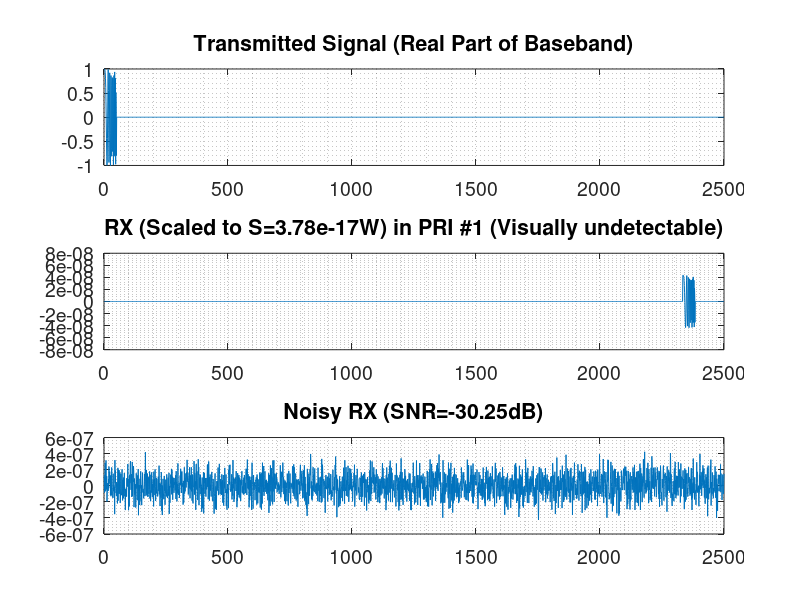
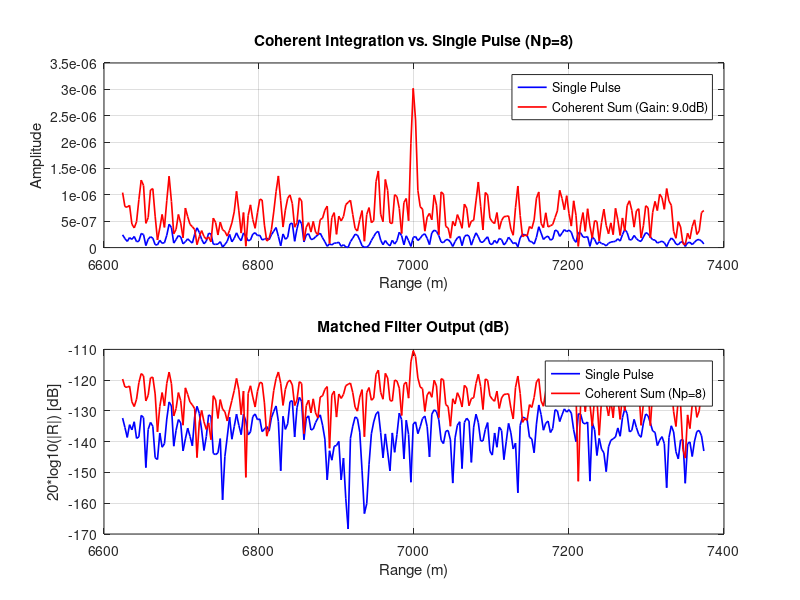

Write MATLAB code to recreate these figures, in order.
function Correlation()
    close all;
    pkg load signal;
    clc;

    % =================================================================
    % 1. DEFINE RADAR and TARGET PARAMETERS (PHYSICAL & SYSTEM)
    % =================================================================
    c = 3e8;                                % light speed (m/s)
    T = 1e-6;                               % Pulse duration (s)
    fs = 50e6;                              % Sampling frequency (Hz)
    f_c = 10e9;                             % Carrier frequency (10 GHz - X-band)

    % --- MEDIUM RANGE PARAMETERS ---
    PRI = 50e-6;                            % PRI for max range 7.5 km
    target_dist = 7000;                     % Target at 7030 m (Multiple of 3m res.)

    % --- System & Target Physical Parameters (RADAR Range Equation) ---
    % Pt adjusted for a Single-Pulse SNR_in ~ -17 dB at 7 km
    Pt = 100.00;                            % FINAL Pt: 160 W, Realistic Medium Power
    G_dB = 20;                              % Antenna Gain (dBi)
    G = 10^(G_dB / 10);                     % Antenna Gain (unitless)
    lambda = c / f_c;                       % Wavelength (m)
    sigma = 1;                              % Target RCS (m^2)
    B = 1/T;                                % Receiver Bandwidth (Hz, Matched Filter)
    F = 2;                                  % Noise Figure (Unitless, approx 3 dB)
    L = 5;                                  % System Loss Factor (Unitless, approx 7 dB)

    % Constants
    k = 1.380649e-23;                       % Boltzmann's Constant (J/K)
    T0 = 290;                               % Standard Noise Temperature (K)

    % Integration
    Np = 8;                                 % <<< Set to 1 for UNDETECTABLE, then 100 for SUCCESS >>>

    % --- Practical Noise Components ---
    f_ripple = 120;
    V_ripple_rms = 5e-7;
    R_ref = 50;
    P_ripple = V_ripple_rms^2 / R_ref;

    % =================================================================
    % 2. TX SIGNAL GENERATION (COMPLEX BASEBAND)
    % =================================================================
    Ns = round(PRI*fs);                     % Samples per PRI (2500 samples)
    N = round(T * fs);                      % Pulse samples (N=50, MF Gain is 16.99 dB)
    t_pulse = (0:N-1)/fs;
    B_chirp = 20e6;                         % Chirp bandwidth (20 MHz ??? ~7.5 m range resolution)
    k_chirp = B_chirp / T;                  % Chirp rate
    tx_signal_bb = exp(1i * pi * k_chirp * 1 * t_pulse.^2);   % LFM chirp

    TX = zeros(Ns, Np);
    for p = 1:Np
        TX(1:N, p) = tx_signal_bb;
    end

    s1 = subplot(3,1,1);
    plot(real(TX(:,1)));
    set( s1, 'title', 'Transmitted Signal (Real Part of Baseband)' , 'fontsize', 14);
    grid minor on;

    % =================================================================
    % 3. RX SIGNAL GENERATION & SCALING
    % =================================================================

    time_delay = 2 * target_dist / c;
    d = round(time_delay * fs);

    % --- Calculate Single-Pulse SNR using RADAR Range Equation ---
    R = target_dist;
    Denominator_Loss = (4 * pi)^3 * R^4 * L;
    S_watts = (Pt * G^2 * lambda^2 * sigma) / Denominator_Loss;

    N_thermal_watts = k * T0 * B * F * L;

    SNR_single_ratio = S_watts / N_thermal_watts;
    SNR_single_dB = 10 * log10(SNR_single_ratio);

    fprintf(' Gain of TX/RX antenna and Calculated System Parameters (R=%.0fm):\n', R);
    fprintf(' Antenna gain for both TX & RX: %d dBi\n', G_dB);
    fprintf('  - Pt: %.2f W, MF Gain: %.2f dB\n', Pt, 10*log10(N));
    fprintf('  - Single-Pulse SNR (Theoretical): %.2f dB\n', SNR_single_dB);
    fprintf('  - S_watts: %.2e W, N_thermal: %.2e W\n', S_watts, N_thermal_watts);

    % --- Calculate Noise Standard Deviations ---
    sigma_n_thermal = sqrt(N_thermal_watts / 2);
    sigma_n_ripple = sqrt(P_ripple / 2);

    % --- RX matrix: delayed copy per pulse (Complex) ---
    RX_ideal = zeros(Ns, Np); % <<< FIXED: Initialized RX_ideal here >>>
    for p = 1:Np
        if d+N-1 <= Ns
            RX_ideal(d+1:d+N, p) = tx_signal_bb;
        end
    end

    % --- Scale the IDEAL RX signal to match the required S_watts ---
    % Note: RX_ideal is now defined from line 84
    P_ideal_current = mean(abs(RX_ideal(:)).^2);
    scale_factor = sqrt(S_watts / P_ideal_current);
    RX_scaled = RX_ideal * scale_factor;

    s2 = subplot(3,1,2);
    plot(real(RX_scaled(:,1)));
    grid minor on;
    set(s2, 'title', sprintf('RX (Scaled to S=%.2eW) in PRI #1 (Visually undetectable)', S_watts) , 'fontsize', 14);


    % 4. Add AWGN and Ripple Noise

    noise_thermal = sigma_n_thermal * (randn(size(RX_scaled)) + 1i * randn(size(RX_scaled)));

    t_full = (0:Ns*Np-1)/fs;
    ripple_i = sigma_n_ripple * sin(2*pi*f_ripple*t_full);
    ripple_q = sigma_n_ripple * cos(2*pi*f_ripple*t_full);
    noise_ripple_full = (ripple_i + 1i * ripple_q).';
    noise_ripple = reshape(noise_ripple_full, Ns, Np);

    noisy_rx_sig = RX_scaled + noise_thermal + noise_ripple;

    s3 = subplot(3,1,3);
    plot(real(noisy_rx_sig(:,1)));
    grid minor on;
    set( s3, 'title', sprintf('Noisy RX (SNR=%.2fdB)', SNR_single_dB) , 'fontsize', 14);

    % =================================================================
    % 5. MATCHED FILTERING & COHERENT INTEGRATION
    % =================================================================

    h = conj(fliplr(tx_signal_bb)) / norm(tx_signal_bb);
    MF = zeros(Ns+N-1, Np);
    for p = 1:Np
        MF(:, p) = conv(noisy_rx_sig(:, p), h);
    end

    expected_conv_idx = d + N;
    half_win = round(2.5 * N);
    win_idx = max(1, expected_conv_idx - half_win) : min(size(MF,1), expected_conv_idx + half_win);
    coherent_sum = sum(MF(win_idx, :), 2);

    lag_samples_vec = win_idx - N;
    lag_axis_s = lag_samples_vec / fs;
    range_axis = (lag_axis_s * c) / 2;

    single_pulse_result = MF(win_idx, 1);

    % =================================================================
    % 6. PLOTTING & DIAGNOSTICS
    % =================================================================

    figure('Name', sprintf('Integration Comparison (Np=%d, SNR=%.2fdB)', Np, SNR_single_dB));

    s_comp = subplot(2,1,1);
    plot(range_axis, abs(single_pulse_result), 'b', 'LineWidth', 1.2);
    hold on;
    plot(range_axis, abs(coherent_sum), 'r', 'LineWidth', 1.2);
    title(sprintf('Coherent Integration vs. Single Pulse (Np=%d)', Np));
    xlabel('Range (m)');
    ylabel('Amplitude');
    legend('Single Pulse', sprintf('Coherent Sum (Gain: %.1fdB)', 10*log10(Np)));
    grid on;

    s_db = subplot(2,1,2);
    plot(range_axis, 20*log10(abs(single_pulse_result)+eps), 'b', 'LineWidth', 1.2);
    hold on;
    plot(range_axis, 20*log10(abs(coherent_sum)+eps), 'r', 'LineWidth', 1.2);
    title('Matched Filter Output (dB)');
    xlabel('Range (m)');
    ylabel('20*log10(|R|) [dB]');
    legend('Single Pulse', sprintf('Coherent Sum (Np=%d)', Np));
    grid on;

    % --- compute observed SNR ---
    [peak_val_single, ~] = max(abs(single_pulse_result));
    [peak_val_coherent, peak_idx] = max(abs(coherent_sum));

    len_cs = length(coherent_sum);
    noise_region = 1 : max(1, peak_idx - round(3*N));

    if isempty(noise_region) || length(noise_region) < 10
        noise_region = [1:round(0.2*len_cs), round(0.8*len_cs):len_cs];
    end

    noise_rms_coherent = sqrt(mean(abs(coherent_sum(noise_region)).^2));

    SNR_dB_observed = 20*log10(peak_val_coherent / noise_rms_coherent);

    noise_rms_single = noise_rms_coherent / sqrt(Np);
    SNR_dB_single_observed = 20*log10(peak_val_single / noise_rms_single);

    fprintf('\n--- Observed Results ---\n');
    fprintf('MF Output SNR (Theoretical, Np=1): %.2f dB\n', SNR_single_dB + 10*log10(N));
    fprintf('Coherent Integration Gain (Theoretical): +%.2f dB\n', 10*log10(Np));
    fprintf('Single Pulse Observed SNR (MF Output): %.2f dB\n', SNR_dB_single_observed);
    fprintf('Coherent Sum Observed SNR (MF Output): %.2f dB\n', SNR_dB_observed);
    fprintf('Observed SNR Improvement (Coherent): %.2f dB\n', SNR_dB_observed - SNR_dB_single_observed);

    % --- Range estimate ---
    peak_conv_idx = win_idx(1) + peak_idx - 1;
    lag_samples_est = peak_conv_idx - N;
    R_est = (lag_samples_est / fs) * c / 2;
    fprintf('Estimated range: %.2f m (Target: %.0f m)\n', R_est, target_dist);

end
